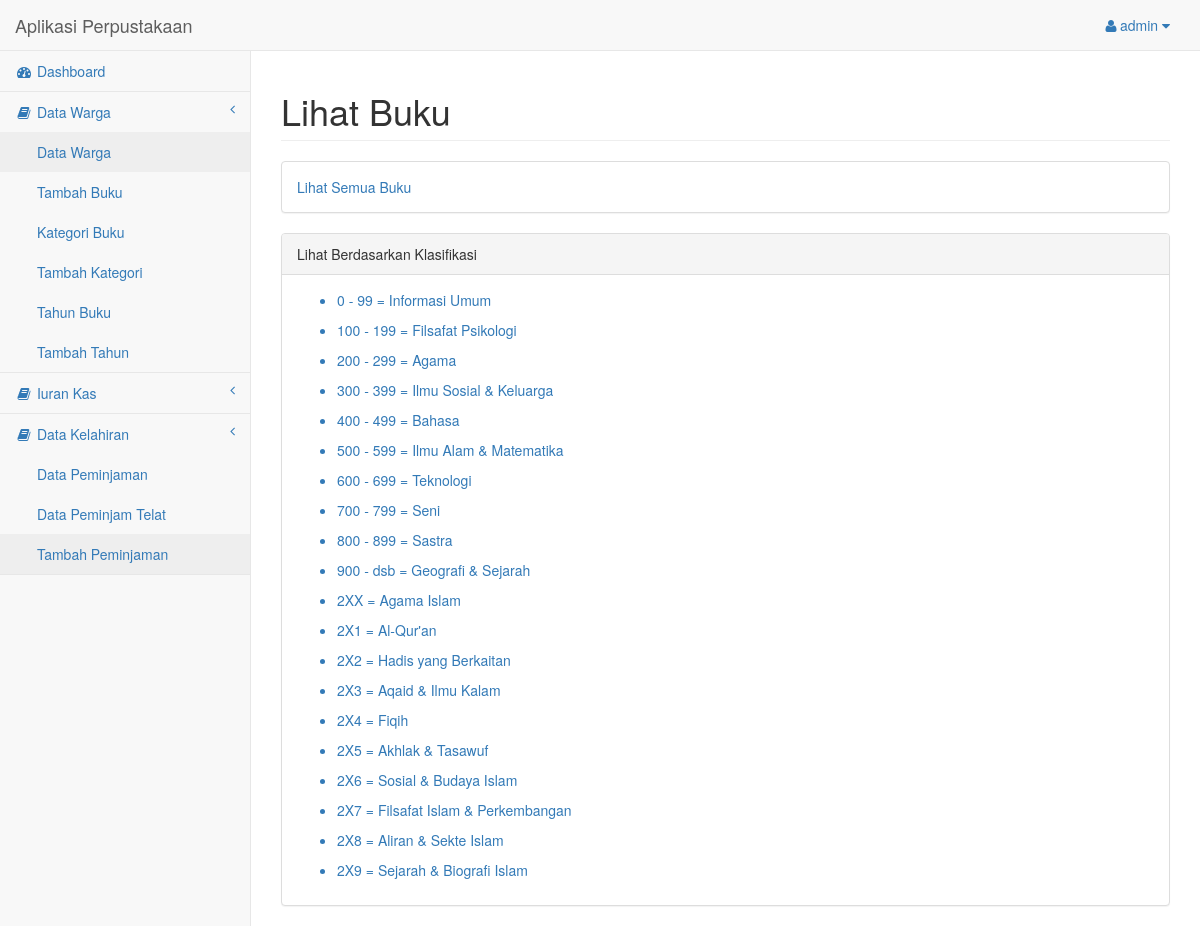
Screenshot of /admin/lihatbukupinjam.php (signed in) with the database file from the repository.
### tables this page shows
CREATE TABLE `klasifikasi` (
  `id` int(64) NOT NULL,
  `nomor` varchar(100) NOT NULL,
  `nama_klasifikasi` varchar(100) NOT NULL
);

### admin/lihatbukupinjam.php (the view, shortened to what this page needs)
<?php
    include("layout-header.php");
?>
        <div id="page-wrapper">
            <div class="row">
                <div class="col-lg-12">
                    <h1 class="page-header">Lihat Buku</h1>
                </div>
            </div>
            <div class="row">
                <div class="col-lg-12">
                    <div class="panel panel-default">
                        <div class="panel-body">
                            <a href="buku-listpinjam.php">Lihat Semua Buku</a>
                        </div>
                    </div>
                </div>
            </div>
            <div class="row">
                <div class="col-lg-12">
                    <div class="panel panel-default">
                        <div class="panel-heading">
                            Lihat Berdasarkan Klasifikasi
                        </div>
                        <div class="panel-body">
                            <?php
                                $sql3 = mysqli_query($koneksi, "SELECT * FROM klasifikasi");
                                while($row3 = mysqli_fetch_array($sql3)){
                                    echo "<ul>";
                                    echo "<a href='buku-listpinjam-klasifikasi.php?id=".$row3['id']."'><li>".$row3['nomor']." = ".$row3['nama_klasifikasi']."</li></a>";
                                    echo "</ul>";
                                }
                            ?>
                        </div>
                    </div>
                </div>
            </div>
        </div>
    </div>
<?php include("layout-footer.php"); ?>

### admin/layout-header.php (shortened to what this page needs)
<!DOCTYPE html>
<html lang="en">
<head>
    <link href="../vendor/bootstrap/css/bootstrap.min.css" rel="stylesheet">
    <link href="../vendor/metisMenu/metisMenu.min.css" rel="stylesheet">
    <link href="../dist/css/sb-admin-2.css" rel="stylesheet">
    <link href="../vendor/font-awesome/css/font-awesome.min.css" rel="stylesheet" type="text/css">
</head>
<body>
    <div id="wrapper">
        <nav class="navbar navbar-default navbar-static-top" role="navigation" style="margin-bottom: 0">
            <div class="navbar-header">
                <a class="navbar-brand" href="index.php">Aplikasi Perpustakaan</a>
            </div>
            <ul class="nav navbar-top-links navbar-right">
                <li class="dropdown">
                    <a class="dropdown-toggle" data-toggle="dropdown" href="#">
                        <i class="fa fa-user fa-fw"></i><?php echo $_SESSION['username']; ?> <i class="fa fa-caret-down"></i>
                    </a>
                </li>
            </ul>
            <div class="navbar-default sidebar" role="navigation">
                <div class="sidebar-nav navbar-collapse">
                    <ul class="nav" id="side-menu">
                        <li>
                            <a href="index.php"><i class="fa fa-dashboard fa-fw"></i> Dashboard</a>
                        </li>
                        <li>
                            <a href="#"><i class="fa fa-book fa-fw"></i> Data Warga<span class="fa arrow"></span></a>
                            <ul class="nav nav-second-level">
                                <li>
                                    <a href="">Data Warga</a>
                                </li>
                                <li>
                                    <a href="buku-formtambah.php">Tambah Buku</a>
                                </li>
                                <li>
                                    <a href="kategori-list.php">Kategori Buku</a>
                                </li>
                                <li>
                                    <a href="kategori-form.php">Tambah Kategori</a>
                                </li>
                                <li>
                                    <a href="tahun-list.php">Tahun Buku</a>
                                </li>
                                <li>
                                    <a href="tahun-form.php">Tambah Tahun</a>
                                </li>
                            </ul>
                        </li>
                        <li>
                            <a href="#"><i class="fa fa-book fa-fw"></i> Iuran Kas<span class="fa arrow"></span></a>
                        </li>
                        <li>
                            <a href="#"><i class="fa fa-book fa-fw"></i> Data Kelahiran<span class="fa arrow"></span></a>
                            <ul class="nav nav-second-level">
                                <li>
                                    <a href="peminjaman-list.php">Data Peminjaman</a>
                                </li>
                                <li>
                                    <a href="peminjam-telat.php">Data Peminjam Telat</a>
                                </li>
                                <li>
                                    <a href="lihatbukupinjam.php">Tambah Peminjaman</a>
                                </li>
                            </ul>
                        </li>
                    </ul>
                </div>
            </div>
        </nav>

### admin/layout-footer.php (shortened to what this page needs)
</body>
</html>

### rows the page displays
klasifikasi: nomor "0 - 99", nama_klasifikasi "Informasi Umum"
klasifikasi: nomor "100 - 199", nama_klasifikasi "Filsafat Psikologi"
klasifikasi: nomor "200 - 299", nama_klasifikasi "Agama"
klasifikasi: nomor "300 - 399", nama_klasifikasi "Ilmu Sosial & Keluarga"
klasifikasi: nomor "400 - 499", nama_klasifikasi "Bahasa"
klasifikasi: nomor "500 - 599", nama_klasifikasi "Ilmu Alam & Matematika"
klasifikasi: nomor "600 - 699", nama_klasifikasi "Teknologi"
klasifikasi: nomor "700 - 799", nama_klasifikasi "Seni"
klasifikasi: nomor "800 - 899", nama_klasifikasi "Sastra"
klasifikasi: nomor "900 - dsb", nama_klasifikasi "Geografi & Sejarah"
klasifikasi: nomor "2XX", nama_klasifikasi "Agama Islam"
klasifikasi: nomor "2X1", nama_klasifikasi "Al-Qur'an"
klasifikasi: nomor "2X2", nama_klasifikasi "Hadis yang Berkaitan"
klasifikasi: nomor "2X3", nama_klasifikasi "Aqaid & Ilmu Kalam"
klasifikasi: nomor "2X4", nama_klasifikasi "Fiqih"
klasifikasi: nomor "2X5", nama_klasifikasi "Akhlak & Tasawuf"
klasifikasi: nomor "2X6", nama_klasifikasi "Sosial & Budaya Islam"
klasifikasi: nomor "2X7", nama_klasifikasi "Filsafat Islam & Perkembangan"
klasifikasi: nomor "2X8", nama_klasifikasi "Aliran & Sekte Islam"
klasifikasi: nomor "2X9", nama_klasifikasi "Sejarah & Biografi Islam"

### other values shown
$_SESSION['username'] "admin"
